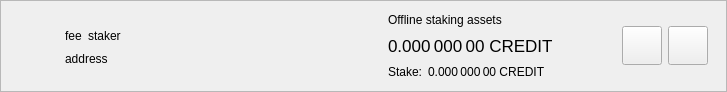
<?xml version="1.0" encoding="UTF-8"?>
<ui version="4.0">
 <class>DelegationItemWidget</class>
 <widget class="QWidget" name="DelegationItemWidget">
  <property name="geometry">
   <rect>
    <x>0</x>
    <y>0</y>
    <width>727</width>
    <height>92</height>
   </rect>
  </property>
  <property name="sizePolicy">
   <sizepolicy hsizetype="Preferred" vsizetype="Maximum">
    <horstretch>0</horstretch>
    <verstretch>0</verstretch>
   </sizepolicy>
  </property>
  <property name="windowTitle">
   <string>Form</string>
  </property>
  <layout class="QVBoxLayout" name="verticalLayout_2">
   <property name="spacing">
    <number>0</number>
   </property>
   <property name="leftMargin">
    <number>0</number>
   </property>
   <property name="topMargin">
    <number>0</number>
   </property>
   <property name="rightMargin">
    <number>0</number>
   </property>
   <property name="bottomMargin">
    <number>0</number>
   </property>
   <item>
    <widget class="QFrame" name="delegationItemFrame">
     <property name="frameShape">
      <enum>QFrame::StyledPanel</enum>
     </property>
     <property name="frameShadow">
      <enum>QFrame::Raised</enum>
     </property>
     <layout class="QHBoxLayout" name="horizontalLayout">
      <property name="topMargin">
       <number>0</number>
      </property>
      <property name="bottomMargin">
       <number>0</number>
      </property>
      <item>
       <widget class="QLabel" name="delegationLogo">
        <property name="sizePolicy">
         <sizepolicy hsizetype="Fixed" vsizetype="Fixed">
          <horstretch>0</horstretch>
          <verstretch>0</verstretch>
         </sizepolicy>
        </property>
        <property name="minimumSize">
         <size>
          <width>40</width>
          <height>40</height>
         </size>
        </property>
        <property name="alignment">
         <set>Qt::AlignCenter</set>
        </property>
       </widget>
      </item>
      <item>
       <widget class="QStackedWidget" name="stackedWidget">
        <property name="currentIndex">
         <number>0</number>
        </property>
        <widget class="QWidget" name="page">
         <layout class="QHBoxLayout" name="horizontalLayout_4">
          <item>
           <layout class="QHBoxLayout" name="horizontalLayout_3">
            <item>
             <layout class="QVBoxLayout" name="verticalLayout">
              <property name="rightMargin">
               <number>15</number>
              </property>
              <item>
               <spacer name="verticalSpacer_2">
                <property name="orientation">
                 <enum>Qt::Vertical</enum>
                </property>
                <property name="sizeHint" stdset="0">
                 <size>
                  <width>20</width>
                  <height>0</height>
                 </size>
                </property>
               </spacer>
              </item>
              <item alignment="Qt::AlignLeft">
               <widget class="QWidget" name="widgetDelegation" native="true">
                <property name="minimumSize">
                 <size>
                  <width>280</width>
                  <height>0</height>
                 </size>
                </property>
                <layout class="QHBoxLayout" name="horizontalLayout_2" stretch="0,0,1">
                 <property name="leftMargin">
                  <number>0</number>
                 </property>
                 <property name="topMargin">
                  <number>0</number>
                 </property>
                 <property name="rightMargin">
                  <number>0</number>
                 </property>
                 <property name="bottomMargin">
                  <number>0</number>
                 </property>
                 <item alignment="Qt::AlignLeft">
                  <widget class="QLabel" name="labelFee">
                   <property name="text">
                    <string>fee</string>
                   </property>
                   <property name="textInteractionFlags">
                    <set>Qt::LinksAccessibleByMouse|Qt::TextSelectableByMouse</set>
                   </property>
                  </widget>
                 </item>
                 <item alignment="Qt::AlignLeft">
                  <widget class="QLabel" name="labelStaker">
                   <property name="text">
                    <string>staker</string>
                   </property>
                   <property name="textInteractionFlags">
                    <set>Qt::LinksAccessibleByMouse|Qt::TextSelectableByMouse</set>
                   </property>
                  </widget>
                 </item>
                 <item>
                  <spacer name="horizontalSpacer">
                   <property name="orientation">
                    <enum>Qt::Horizontal</enum>
                   </property>
                   <property name="sizeType">
                    <enum>QSizePolicy::Minimum</enum>
                   </property>
                   <property name="sizeHint" stdset="0">
                    <size>
                     <width>0</width>
                     <height>20</height>
                    </size>
                   </property>
                  </spacer>
                 </item>
                </layout>
               </widget>
              </item>
              <item alignment="Qt::AlignLeft">
               <widget class="QLabel" name="labelAddress">
                <property name="text">
                 <string>address</string>
                </property>
                <property name="textInteractionFlags">
                 <set>Qt::LinksAccessibleByMouse|Qt::TextSelectableByMouse</set>
                </property>
               </widget>
              </item>
              <item>
               <spacer name="verticalSpacer">
                <property name="orientation">
                 <enum>Qt::Vertical</enum>
                </property>
                <property name="sizeHint" stdset="0">
                 <size>
                  <width>20</width>
                  <height>0</height>
                 </size>
                </property>
               </spacer>
              </item>
             </layout>
            </item>
            <item>
             <widget class="QWidget" name="vLineAssets" native="true">
              <property name="minimumSize">
               <size>
                <width>1</width>
                <height>0</height>
               </size>
              </property>
             </widget>
            </item>
            <item>
             <widget class="QWidget" name="widgetStakingAssets" native="true">
              <property name="sizePolicy">
               <sizepolicy hsizetype="Minimum" vsizetype="Preferred">
                <horstretch>0</horstretch>
                <verstretch>0</verstretch>
               </sizepolicy>
              </property>
              <layout class="QVBoxLayout" name="verticalLayout_3">
               <property name="leftMargin">
                <number>15</number>
               </property>
               <property name="topMargin">
                <number>0</number>
               </property>
               <property name="rightMargin">
                <number>15</number>
               </property>
               <property name="bottomMargin">
                <number>0</number>
               </property>
               <item>
                <widget class="QLabel" name="labelAssetsText">
                 <property name="text">
                  <string>Offline staking assets</string>
                 </property>
                 <property name="alignment">
                  <set>Qt::AlignLeading|Qt::AlignLeft|Qt::AlignVCenter</set>
                 </property>
                </widget>
               </item>
               <item>
                <widget class="QLabel" name="labelAssets">
                 <property name="font">
                  <font>
                   <pointsize>13</pointsize>
                  </font>
                 </property>
                 <property name="cursor">
                  <cursorShape>IBeamCursor</cursorShape>
                 </property>
                 <property name="toolTip">
                  <string>Your current spendable balance</string>
                 </property>
                 <property name="text">
                  <string notr="true">0.000 000 00 CREDIT</string>
                 </property>
                 <property name="alignment">
                  <set>Qt::AlignLeading|Qt::AlignLeft|Qt::AlignVCenter</set>
                 </property>
                 <property name="textInteractionFlags">
                  <set>Qt::LinksAccessibleByMouse|Qt::TextSelectableByMouse</set>
                 </property>
                </widget>
               </item>
               <item>
                <layout class="QHBoxLayout" name="horizontalLayout_6">
                 <property name="spacing">
                  <number>6</number>
                 </property>
                 <item>
                  <widget class="QLabel" name="labelStakeText">
                   <property name="sizePolicy">
                    <sizepolicy hsizetype="Maximum" vsizetype="Preferred">
                     <horstretch>0</horstretch>
                     <verstretch>0</verstretch>
                    </sizepolicy>
                   </property>
                   <property name="text">
                    <string>Stake:</string>
                   </property>
                   <property name="alignment">
                    <set>Qt::AlignLeading|Qt::AlignLeft|Qt::AlignVCenter</set>
                   </property>
                  </widget>
                 </item>
                 <item>
                  <widget class="QLabel" name="labelStake">
                   <property name="text">
                    <string>0.000 000 00 CREDIT</string>
                   </property>
                   <property name="alignment">
                    <set>Qt::AlignLeading|Qt::AlignLeft|Qt::AlignVCenter</set>
                   </property>
                   <property name="textInteractionFlags">
                    <set>Qt::LinksAccessibleByMouse|Qt::TextSelectableByMouse</set>
                   </property>
                  </widget>
                 </item>
                 <item>
                  <spacer name="horizontalSpacer_4">
                   <property name="orientation">
                    <enum>Qt::Horizontal</enum>
                   </property>
                   <property name="sizeType">
                    <enum>QSizePolicy::Minimum</enum>
                   </property>
                   <property name="sizeHint" stdset="0">
                    <size>
                     <width>0</width>
                     <height>0</height>
                    </size>
                   </property>
                  </spacer>
                 </item>
                </layout>
               </item>
              </layout>
             </widget>
            </item>
            <item>
             <spacer name="horizontalSpacer_2">
              <property name="orientation">
               <enum>Qt::Horizontal</enum>
              </property>
              <property name="sizeHint" stdset="0">
               <size>
                <width>193</width>
                <height>20</height>
               </size>
              </property>
             </spacer>
            </item>
            <item>
             <widget class="QToolButton" name="buttonSplit">
              <property name="text">
               <string/>
              </property>
              <property name="iconSize">
               <size>
                <width>32</width>
                <height>32</height>
               </size>
              </property>
             </widget>
            </item>
            <item>
             <widget class="QToolButton" name="buttonRemove">
              <property name="text">
               <string/>
              </property>
              <property name="iconSize">
               <size>
                <width>32</width>
                <height>32</height>
               </size>
              </property>
             </widget>
            </item>
           </layout>
          </item>
         </layout>
        </widget>
        <widget class="QWidget" name="page_2">
         <layout class="QHBoxLayout" name="horizontalLayout_5">
          <item>
           <widget class="QLabel" name="labelNewDelegation">
            <property name="text">
             <string>Add new delegations</string>
            </property>
           </widget>
          </item>
          <item>
           <spacer name="horizontalSpacer_3">
            <property name="orientation">
             <enum>Qt::Horizontal</enum>
            </property>
            <property name="sizeHint" stdset="0">
             <size>
              <width>408</width>
              <height>20</height>
             </size>
            </property>
           </spacer>
          </item>
          <item>
           <widget class="QToolButton" name="buttonRestore">
            <property name="text">
             <string/>
            </property>
            <property name="iconSize">
             <size>
              <width>32</width>
              <height>32</height>
             </size>
            </property>
           </widget>
          </item>
          <item>
           <widget class="QToolButton" name="buttonAdd">
            <property name="text">
             <string/>
            </property>
            <property name="iconSize">
             <size>
              <width>32</width>
              <height>32</height>
             </size>
            </property>
           </widget>
          </item>
         </layout>
        </widget>
       </widget>
      </item>
     </layout>
    </widget>
   </item>
  </layout>
 </widget>
 <resources/>
 <connections/>
</ui>
